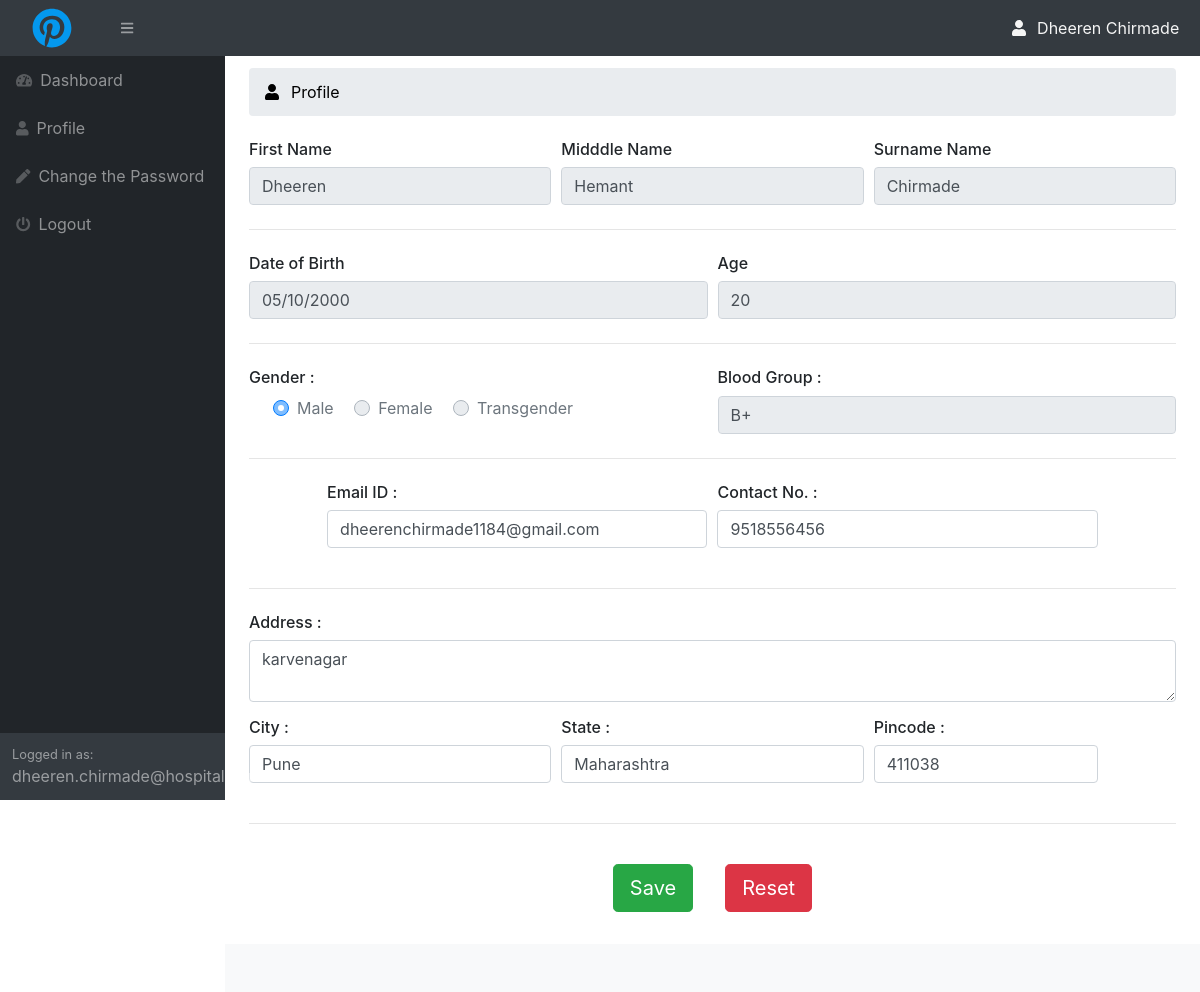
Page /pat-profile.php (signed in) on the committed database.
### tables this page shows
CREATE TABLE `patients` (
  `Patient_ID` int(11) NOT NULL,
  `First_Name` varchar(20) NOT NULL,
  `Middle_Name` varchar(20) NOT NULL,
  `Last_Name` varchar(20) NOT NULL,
  `Username` varchar(40) NOT NULL,
  `Password` varchar(40) NOT NULL,
  `Gender` varchar(20) NOT NULL,
  `Blood_Group` varchar(3) NOT NULL,
  `Date_of_Birth` varchar(10) NOT NULL,
  `Age` int(3) NOT NULL,
  `Contact_No` varchar(10) NOT NULL,
  `Email_ID` varchar(40) NOT NULL,
  `Postal_Address` varchar(100) NOT NULL,
  `City` varchar(20) NOT NULL,
  `State` varchar(20) NOT NULL,
  `Pin_Code` varchar(6) NOT NULL
);

### pat-profile.php (the view, shortened to what this page needs)
<?php
    $query ="SELECT First_Name ,Last_Name FROM patients WHERE username=?";
    $stmt = $conn->prepare($query);
    $stmt->bind_param("s", $_SESSION['username']);
    $stmt->execute() or die("Unable to execute query");
    $stmt->store_result();
    $stmt->bind_result($fname, $lname);
    $fetch_sql= "SELECT Middle_Name, Date_of_Birth, Age,
                    Gender, Blood_Group, Email_ID, Contact_No,
                    Postal_Address, City, State, Pin_Code
                    FROM patients WHERE username = ?";
    $stmt = $conn->prepare($fetch_sql);
    $stmt->bind_param("s", $_SESSION['username']);
    $stmt->execute() or die("Unable to execute query");
    $stmt->store_result();
    $stmt->bind_result($mname, $wrong_dob, $age, $gender, $blood_gp, $email, $contact, $addr, $city, $state, $pincode);
    $wrong_dob = explode("-", $wrong_dob);
    $dob = $wrong_dob[2].'/'.$wrong_dob[1].'/'.$wrong_dob[0];
?>
<!DOCTYPE html>
<html lang="en">
    <head>
        <link href="css/styles.css" rel="stylesheet" />
    </head>
    <body class="sb-nav-fixed">
        <nav class="sb-topnav navbar navbar-expand navbar-dark bg-dark">
            <span class="h1 fab fa-pinterest" style="color:rgb(4, 152, 238); margin: auto 2rem;" id="logo">
            </span>
            <button class="btn btn-link btn-sm order-1 order-lg-0" id="sidebarToggle" style="margin: auto 0.5rem;" href="#"><i class="fas fa-bars"></i></button>
            <div class="form-inline ml-auto" style="color:whitesmoke; margin-right:0.3rem;">
                <i class="fas fa-user fa-fw" style="margin-right: 0.5rem;"></i>
                <?= htmlentities($fname)." ". htmlentities($lname);?>
            </div>
        </nav>
        <div id="layoutSidenav">
            <div id="layoutSidenav_nav">
                <nav class="sb-sidenav accordion sb-sidenav-dark" id="sidenavAccordion">
                    <div class="sb-sidenav-menu">
                        <div class="nav">
                            <a class="nav-link" href="pat-dashboard.php">
                                <div class="sb-nav-link-icon"><i class="fas fa-tachometer-alt"></i></div>
                                Dashboard
                            </a>
                            <a class="nav-link" href="#">
                                <div class="sb-nav-link-icon"><i class="fas fa-user"></i></div>
                                Profile
                            </a>
							<a class="nav-link" href="#" data-toggle="modal" data-target="#change-pass-modal">
                                <div class="sb-nav-link-icon"><i class="fas fa-pen"></i></div>
                                Change the Password
                            </a>
                            <a class="nav-link" href="include/logout-inc.php">
                                <div class="sb-nav-link-icon"><i class="fas fa-power-off"></i></div>
                                Logout
                            </a>
                        </div>
                    </div>
                    <div class="sb-sidenav-footer">
                        <div class="small">Logged in as:</div>
                        <?= htmlentities($_SESSION['username']);?>
                    </div>
                </nav>
            </div>
            <div id="layoutSidenav_content">
                <main>
                    <div class="container-fluid" style="margin-top: 0.75rem;">
                        <div class="breadcrumb mb-4 d-flex align-items-center" style="color: black;">
                            <i class="fas fa-user" style="margin-right: 0.75rem;"></i>
                             Profile
                        </div>
                        <form method="POST" id="reg-form" action="include/pat-profile-inc.php">
                            <div class="form-row">
                                 <div class="col-md-4">
                                    <label class="h6" for="fname">First Name</label>
                                    <input type="text" class="form-control border-prop" name="first-name" id="fname" placeholder="NA" disabled
                                    value="<?= htmlentities($fname);?>">
                                  </div>
                                  <div class="col-md-4">
                                      <label class="h6" for="mname">Midddle Name</label>
                                      <input type="text" class="form-control border-prop" name="middle-name" id="mname" placeholder="NA" disabled
                                      value="<?= htmlentities($mname);?>">
                                  </div>
                                  <div class="col">
                                      <label class="h6" for="lname">Surname Name</label>
                                      <input type="text" class="form-control border-prop" name="last-name" id="lname" placeholder="NA" disabled
                                      value="<?= htmlentities($lname);?>">
                                  </div>
                            </div>
                            <hr class="my-4">
                            <div class="form-row">
                                <div class="col" id="dateInput">
                                    <label class="h6" for="dob">Date of Birth</label>
                                    <input type='text' class="form-control border-prop" name="dob" id="dob" placeholder="NA" disabled autocomplete="off"
                                    value="<?= htmlentities($dob);?>">
                                </div>
                                <div class="col">
                                    <label class="h6" for="age">Age</label>
                                    <input type="text" class="form-control border-prop" name="age" id="age" placeholder="NA" disabled
                                    value="<?= htmlentities($age);?>">
                                </div>
                            </div>
                            <hr class="my-4">
                            <div class="form-row">
                                <div class="col-md-6">
                                    <label class="h6" for="genderlabel" id="gender-id">Gender :</label>
                                    <div class="custom-control">
                                        <div class="custom-control custom-radio custom-control-inline" name="genderlabel">
                                            <label class="custom-control-label" for="M">Male</label>
                                        </div>
                                        <div class="custom-control custom-radio custom-control-inline">
                                            <label class="custom-control-label" for="F">Female</label>
                                        </div>
                                        <div class="custom-control custom-radio custom-control-inline">
                                            <label class="custom-control-label" for="T">Transgender</label>
                                        </div>
                                    </div>
                                </div>
                                <div class="col-md-6">
                                    <label class="h6" for="genderlabel" id="gender-id">Blood Group :</label>
                                    <input type="text" class="form-control border-prop" name="blood_gp" id="special" placeholder="NA" disabled
                                    value="<?= htmlentities($blood_gp);?>">
                                </div>
                            </div>
                            <hr class="my-4">
                            <div class="form-row">
                                <div class="col-md-5 offset-md-1">
                                    <label class="h6" for="email">Email ID :</label>
                                    <input type="email" class="form-control border-prop" name="email" id="email" placeholder="NA" required
                                    value="<?= htmlentities($email);?>">
                                </div>
                                <div class="form-group col-md-5">
                                    <label class="h6" for="contact">Contact No. :</label>
                                    <input type="text" class="form-control border-prop remove-arrow" name="contact" id="contact" placeholder="NA" required
                                    value="<?= htmlentities($contact);?>">
                                </div>
                            </div>
                            <hr class="my-4">
                            <div class="form-group">
                                <label class="h6" for="address">Address :</label>
                                <textarea name="address" id="address" class="form-control border-prop" rows="2" placeholder="NA" required><?= htmlentities($addr);?></textarea>
                            </div>
                            <div class="form-row">
                                <div class="col-md-4">
                                    <label class="h6" for="city">City :</label>
                                    <input type="text" class="form-control border-prop" name="city" id="city" placeholder="NA" required
                                    value="<?= htmlentities($city);?>">
                                </div>
                                <div class="col-md-4">
                                    <label class="h6" for="state">State :</label>
                                    <input type="text" class="form-control border-prop remove-arrow" name="state" id="state" placeholder="NA" required
                                    value="<?= htmlentities($state);?>">
                                </div>
                                <div class="form-group col-md-3">
                                    <label class="h6" for="zipcode">Pincode :</label>
                                    <input type="text" class="form-control border-prop remove-arrow" name="pincode" id="zipcode" placeholder="NA" required
                                    value="<?= htmlentities($pincode);?>">
                                </div>
                            </div>
                            <hr class="my-4">
                            <div class="d-flex justify-content-center">
                                <input type="submit" name="save" id="savebtn" class="btn btn-success btn-lg" value="Save" style="margin: 1rem;">
                                <input type="reset" name="reset" id="resetbtn" class="btn btn-danger btn-lg" value="Reset" style="margin: 1rem;"
                                onclick="window.location.href='pat-profile.php';">
                            </div>
                        </form>
                    </div>
                </main>
                <footer class="py-4 bg-light mt-auto">
                </footer>
            </div>
        </div>
    </body>
</html>

### rows in the picture
patients: First_Name "Dheeren", Last_Name "Chirmade", first-name "Dheeren", middle-name "Hemant", last-name "Chirmade", dob "05/10/2000", age "20", blood_gp "B+", email "dheerenchirmade1184@gmail.com", contact "9518556456", address "karvenagar", city "Pune", state "Maharashtra", pincode "411038"

### other values in the picture
$_SESSION['username'] "dheeren.chirmade@hospital.com"
